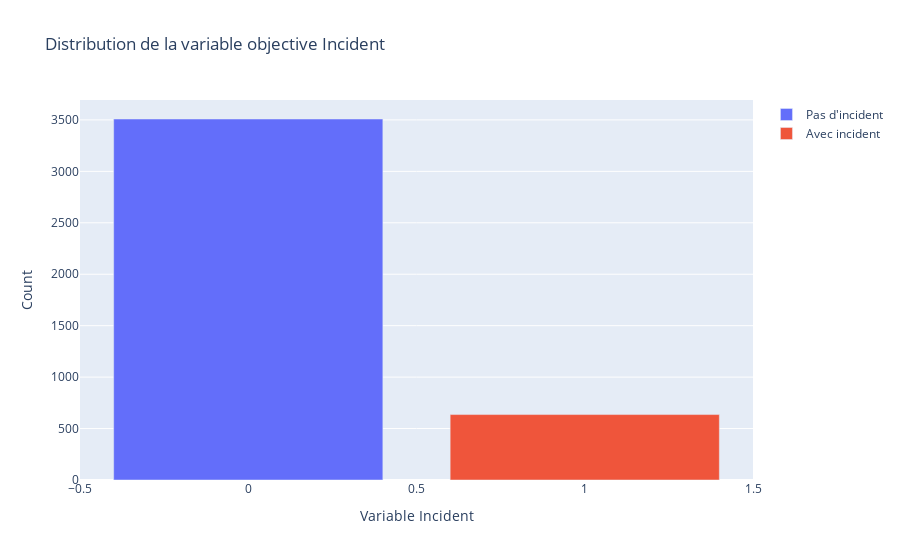

The code cell stored with this chart in its notebook:
### Code cell
#Graphique de distribution pour la variable Incident
incident_0 = go.Bar(
            x = df[df["incident"]== 0]["incident"].value_counts().index.values,
            y = df[df["incident"]== 0]["incident"].value_counts().values,
            name='Pas d\'incident'
    )

incident_1 = go.Bar(
            x = df[df["incident"]== 1]["incident"].value_counts().index.values,
            y = df[df["incident"]== 1]["incident"].value_counts().values,
            name='Avec incident'
    )

data = [incident_0, incident_1]
layout = go.Layout(
                yaxis=dict(title='Count'),
                xaxis=dict( title='Variable Incident'),
                title='Distribution de la variable objective Incident'
            )

fig = go.Figure(data=data, layout=layout)
py.iplot(fig, filename='grouped-bar')

### Figure 1 — Plotly figure (JSON) as saved in the notebook; plotly's stock layout.template omitted (floating-point values rounded to 4 significant figures)
{"data": [{"name": "Pas d'incident", "type": "bar", "x": [0], "y": [3509]}, {"name": "Avec incident", "type": "bar", "x": [1], "y": [636]}], "layout": {"title": {"text": "Distribution de la variable objective Incident"}, "xaxis": {"title": {"text": "Variable Incident"}}, "yaxis": {"title": {"text": "Count"}}}}
